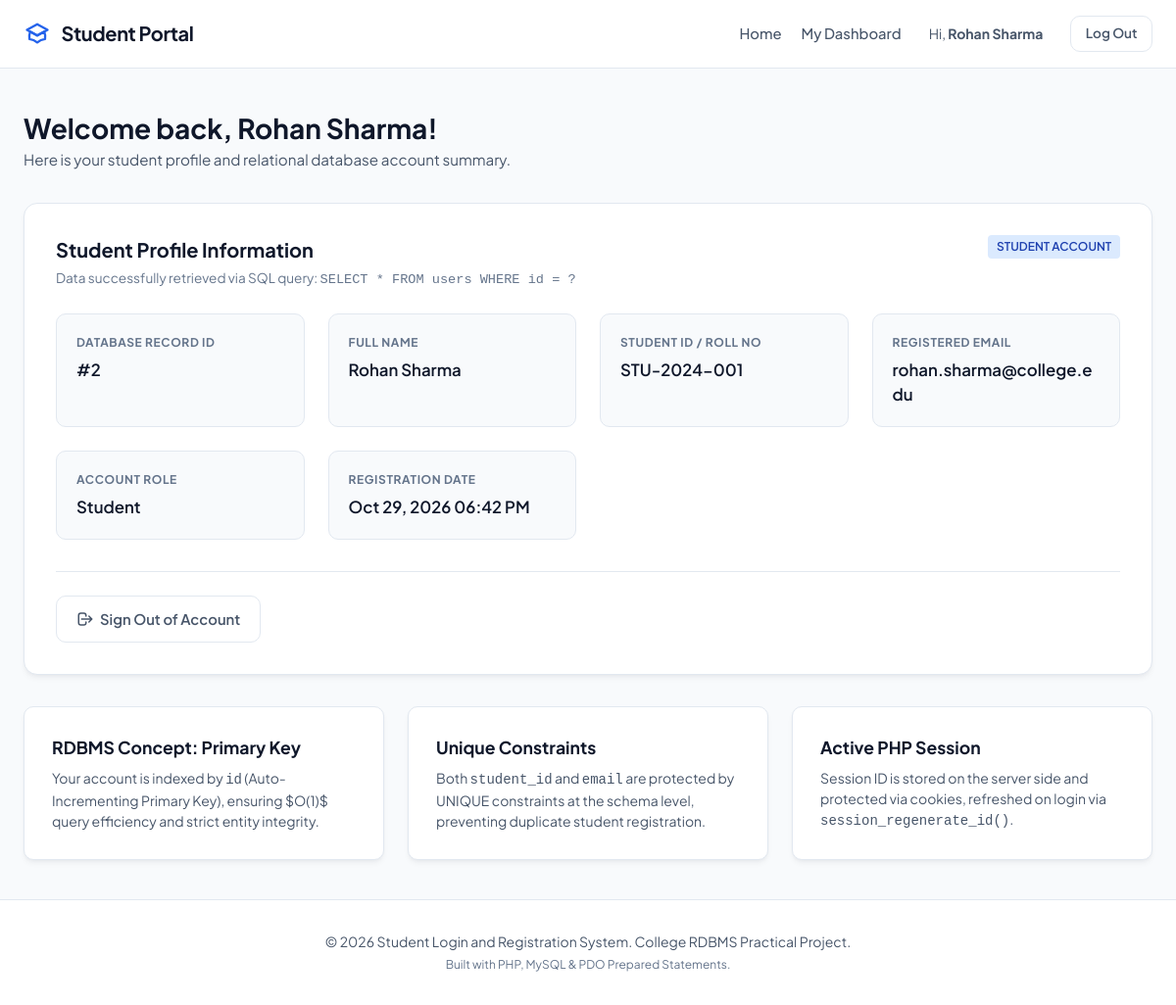
The app's page /dashboard.php (signed in) with its own data.
### tables this page shows
CREATE TABLE IF NOT EXISTS `users` (
  `id` INT AUTO_INCREMENT PRIMARY KEY,
  `full_name` VARCHAR(100) NOT NULL,
  `student_id` VARCHAR(30) NOT NULL UNIQUE,
  `email` VARCHAR(150) NOT NULL UNIQUE,
  `password` VARCHAR(255) NOT NULL,
  `role` ENUM('student', 'admin') NOT NULL DEFAULT 'student',
  `created_at` TIMESTAMP NOT NULL DEFAULT CURRENT_TIMESTAMP
);

### dashboard.php (the view, shortened to what this page needs)
<?php
require_once __DIR__ . '/config/database.php';
$stmt = $pdo->prepare("SELECT id, full_name, student_id, email, role, created_at FROM users WHERE id = :id LIMIT 1");
$stmt->execute([':id' => $_SESSION['user_id']]);
$user = $stmt->fetch();
require_once __DIR__ . '/includes/header.php';
?>
<div class="dashboard-header">
    <h1 class="dashboard-title">Welcome back, <?php echo htmlspecialchars($user['full_name']); ?>!</h1>
    <p class="dashboard-subtitle">Here is your student profile and relational database account summary.</p>
</div>
<div class="profile-card">
    <div style="display: flex; justify-content: space-between; align-items: flex-start; flex-wrap: wrap; gap: 1rem;">
        <div>
            <h2 style="font-size: 1.25rem; font-weight: 700; color: #0f172a; margin-bottom: 0.25rem;">
                Student Profile Information
            </h2>
            <p style="color: #64748b; font-size: 0.85rem;">
                Data successfully retrieved via SQL query: <code>SELECT * FROM users WHERE id = ?</code>
            </p>
        </div>
        <span class="role-badge role-<?php echo htmlspecialchars($user['role']); ?>">
            <?php echo strtoupper(htmlspecialchars($user['role'])); ?> ACCOUNT
        </span>
    </div>
    <div class="profile-grid">
        <div class="profile-item">
            <div class="profile-label">Database Record ID</div>
            <div class="profile-value">#<?php echo htmlspecialchars($user['id']); ?></div>
        </div>
        <div class="profile-item">
            <div class="profile-label">Full Name</div>
            <div class="profile-value"><?php echo htmlspecialchars($user['full_name']); ?></div>
        </div>
        <div class="profile-item">
            <div class="profile-label">Student ID / Roll No</div>
            <div class="profile-value"><?php echo htmlspecialchars($user['student_id']); ?></div>
        </div>
        <div class="profile-item">
            <div class="profile-label">Registered Email</div>
            <div class="profile-value"><?php echo htmlspecialchars($user['email']); ?></div>
        </div>
        <div class="profile-item">
            <div class="profile-label">Account Role</div>
            <div class="profile-value"><?php echo ucfirst(htmlspecialchars($user['role'])); ?></div>
        </div>
        <div class="profile-item">
            <div class="profile-label">Registration Date</div>
            <div class="profile-value"><?php echo date('M d, Y h:i A', strtotime($user['created_at'])); ?></div>
        </div>
    </div>
    <div style="margin-top: 2rem; padding-top: 1.5rem; border-top: 1px solid #e2e8f0; display: flex; gap: 1rem; flex-wrap: wrap;">
        <a href="logout.php" class="btn btn-outline">
            <svg style="width: 18px; height: 18px; margin-right: 6px;" fill="none" stroke="currentColor" viewBox="0 0 24 24">
                <path stroke-linecap="round" stroke-linejoin="round" stroke-width="2" d="M17 16l4-4m0 0l-4-4m4 4H7m6 4v1a3 3 0 01-3 3H6a3 3 0 01-3-3V7a3 3 0 013-3h4a3 3 0 013 3v1" />
            </svg>
            Sign Out of Account
        </a>
    </div>
</div>
<div class="feature-grid">
    <div class="feature-box">
        <h3 class="feature-title">RDBMS Concept: Primary Key</h3>
        <p class="feature-text">
            Your account is indexed by <code>id</code> (Auto-Incrementing Primary Key), ensuring $O(1)$ query
            efficiency and strict entity integrity.
        </p>
    </div>
    <div class="feature-box">
        <h3 class="feature-title">Unique Constraints</h3>
        <p class="feature-text">
            Both <code>student_id</code> and <code>email</code> are protected by UNIQUE constraints at the schema level,
            preventing duplicate student registration.
        </p>
    </div>
    <div class="feature-box">
        <h3 class="feature-title">Active PHP Session</h3>
        <p class="feature-text">
            Session ID is stored on the server side and protected via cookies, refreshed on login via <code>session_regenerate_id()</code>.
        </p>
    </div>
</div>
<?php require_once __DIR__ . '/includes/footer.php'; ?>

### assets/css/style.css (style rules this page uses)
*, *::before, *::after { box-sizing: border-box; margin: 0; padding: 0; }
:root { --bg-canvas: #f8fafc; --card-bg: #ffffff; --navy-dark: #0f172a; --navy-surface: #1e293b; --blue-primary: #2563eb; --blue-hover: #1d4ed8; --blue-light: #eff6ff; --text-primary: #0f172a; --text-secondary: #475569; --text-muted: #64748b; --border-color: #e2e8f0; --border-focus: #3b82f6; --success-bg: #ecfdf5; --success-text: #065f46; --success-border: #a7f3d0; --error-bg: #fef2f2; --error-text: #991b1b; --error-border: #fecaca; --radius-sm: 6px; --radius-md: 10px; --radius-lg: 14px; --shadow-card: 0 4px 6px -1px rgba(15, 23, 42, 0.05), 0 2px 4px -2px rgba(15, 23, 42, 0.05); --shadow-hover: 0 10px 15px -3px rgba(15, 23, 42, 0.08), 0 4px 6px -4px rgba(15, 23, 42, 0.04); }
body { font-family: 'Plus Jakarta Sans', system-ui, -apple-system, sans-serif; background-color: var(--bg-canvas); color: var(--text-primary); line-height: 1.5; min-height: 100vh; display: flex; flex-direction: column; }
.btn { display: inline-flex; align-items: center; justify-content: center; font-family: inherit; font-weight: 600; font-size: 0.925rem; padding: 0.75rem 1.25rem; border-radius: var(--radius-md); border: 1px solid transparent; cursor: pointer; text-decoration: none; transition: all 0.15s ease-in-out; }
.btn-outline { background-color: transparent; border-color: var(--border-color); color: var(--text-secondary); }
.feature-grid { display: grid; grid-template-columns: repeat(auto-fit, minmax(280px, 1fr)); gap: 1.5rem; margin-top: 2rem; }
.feature-box { background: var(--card-bg); border: 1px solid var(--border-color); border-radius: var(--radius-md); padding: 1.75rem; box-shadow: var(--shadow-card); }
.feature-title { font-size: 1.1rem; font-weight: 700; color: var(--navy-dark); margin-bottom: 0.5rem; }
.feature-text { font-size: 0.875rem; color: var(--text-secondary); }
.dashboard-header { margin-bottom: 2rem; }
.dashboard-title { font-size: 1.75rem; font-weight: 700; color: var(--navy-dark); }
.dashboard-subtitle { color: var(--text-secondary); font-size: 0.95rem; }
.profile-card { background: var(--card-bg); border: 1px solid var(--border-color); border-radius: var(--radius-lg); box-shadow: var(--shadow-card); padding: 2rem; margin-bottom: 2rem; }
.profile-grid { display: grid; grid-template-columns: repeat(auto-fit, minmax(220px, 1fr)); gap: 1.5rem; margin-top: 1.5rem; }
.profile-item { background: var(--bg-canvas); border: 1px solid var(--border-color); border-radius: var(--radius-md); padding: 1.25rem; }
.profile-label { font-size: 0.75rem; text-transform: uppercase; font-weight: 700; letter-spacing: 0.05em; color: var(--text-muted); margin-bottom: 0.35rem; }
.profile-value { font-size: 1.05rem; font-weight: 600; color: var(--navy-dark); word-break: break-all; }
.role-badge { display: inline-block; padding: 0.2rem 0.55rem; font-size: 0.75rem; font-weight: 600; border-radius: 4px; background: #e0e7ff; color: #3730a3; }
.role-badge.role-student { background: #dbeafe; color: #1e40af; }

### records on screen
users: full_name "Rohan Sharma", role "STUDENT", id "2", student "STU-2024-001", email "rohan.sharma@college.edu", role "Student", created_at "Oct 29, 2026 06:42 PM"

### other values on screen
$_SESSION['user_name'] "Rohan Sharma"
